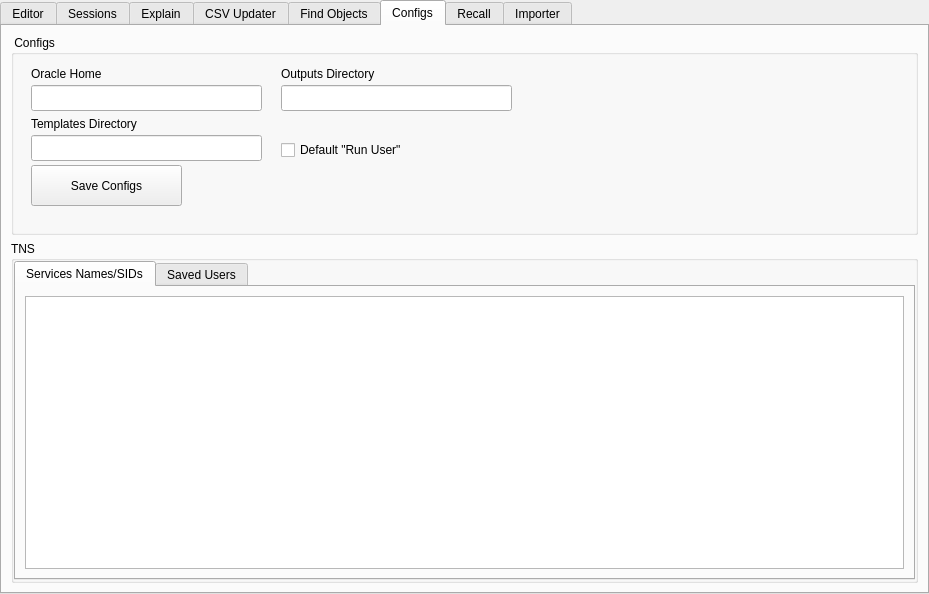
<?xml version="1.0" encoding="UTF-8"?>
<ui version="4.0">
 <class>d_editor</class>
 <widget class="QDialog" name="d_editor">
  <property name="geometry">
   <rect>
    <x>0</x>
    <y>0</y>
    <width>929</width>
    <height>594</height>
   </rect>
  </property>
  <property name="windowTitle">
   <string>Dialog</string>
  </property>
  <property name="modal">
   <bool>true</bool>
  </property>
  <layout class="QVBoxLayout" name="verticalLayout_10">
   <property name="spacing">
    <number>0</number>
   </property>
   <property name="leftMargin">
    <number>0</number>
   </property>
   <property name="topMargin">
    <number>0</number>
   </property>
   <property name="rightMargin">
    <number>0</number>
   </property>
   <property name="bottomMargin">
    <number>0</number>
   </property>
   <item>
    <widget class="QTabWidget" name="tabWidget">
     <property name="currentIndex">
      <number>5</number>
     </property>
     <widget class="QWidget" name="tab_editor">
      <attribute name="title">
       <string>Editor</string>
      </attribute>
      <layout class="QVBoxLayout" name="verticalLayout">
       <property name="spacing">
        <number>6</number>
       </property>
       <property name="leftMargin">
        <number>9</number>
       </property>
       <property name="topMargin">
        <number>9</number>
       </property>
       <property name="rightMargin">
        <number>9</number>
       </property>
       <property name="bottomMargin">
        <number>9</number>
       </property>
       <item>
        <widget class="QPlainTextEdit" name="mem_editor"/>
       </item>
      </layout>
     </widget>
     <widget class="QWidget" name="tab_session">
      <attribute name="title">
       <string>Sessions</string>
      </attribute>
      <layout class="QVBoxLayout">
       <property name="spacing">
        <number>6</number>
       </property>
       <property name="leftMargin">
        <number>9</number>
       </property>
       <property name="topMargin">
        <number>9</number>
       </property>
       <property name="rightMargin">
        <number>9</number>
       </property>
       <property name="bottomMargin">
        <number>9</number>
       </property>
       <item>
        <widget class="QFrame" name="frame">
         <property name="minimumSize">
          <size>
           <width>0</width>
           <height>30</height>
          </size>
         </property>
         <property name="frameShape">
          <enum>QFrame::Shape::Box</enum>
         </property>
         <property name="frameShadow">
          <enum>QFrame::Shadow::Raised</enum>
         </property>
         <layout class="QHBoxLayout" name="horizontalLayout">
          <property name="spacing">
           <number>0</number>
          </property>
          <property name="leftMargin">
           <number>0</number>
          </property>
          <property name="topMargin">
           <number>0</number>
          </property>
          <property name="rightMargin">
           <number>0</number>
          </property>
          <property name="bottomMargin">
           <number>0</number>
          </property>
          <item>
           <widget class="QPushButton" name="bt_sessions_exec">
            <property name="text">
             <string>view</string>
            </property>
           </widget>
          </item>
          <item>
           <widget class="QComboBox" name="cbo_sessions">
            <item>
             <property name="text">
              <string>ACTIVE</string>
             </property>
            </item>
            <item>
             <property name="text">
              <string>INACTIVE</string>
             </property>
            </item>
            <item>
             <property name="text">
              <string>%</string>
             </property>
            </item>
           </widget>
          </item>
          <item>
           <spacer name="horizontalSpacer">
            <property name="orientation">
             <enum>Qt::Orientation::Horizontal</enum>
            </property>
            <property name="sizeHint" stdset="0">
             <size>
              <width>40</width>
              <height>20</height>
             </size>
            </property>
           </spacer>
          </item>
         </layout>
        </widget>
       </item>
       <item>
        <widget class="QTreeWidget" name="tree_sessions">
         <property name="alternatingRowColors">
          <bool>true</bool>
         </property>
         <column>
          <property name="text">
           <string notr="true">1</string>
          </property>
         </column>
        </widget>
       </item>
       <item>
        <widget class="QPlainTextEdit" name="mem_sessions"/>
       </item>
      </layout>
     </widget>
     <widget class="QWidget" name="tab_explain">
      <attribute name="title">
       <string>Explain</string>
      </attribute>
      <layout class="QVBoxLayout" name="verticalLayout_4">
       <property name="spacing">
        <number>6</number>
       </property>
       <property name="leftMargin">
        <number>9</number>
       </property>
       <property name="topMargin">
        <number>9</number>
       </property>
       <property name="rightMargin">
        <number>9</number>
       </property>
       <property name="bottomMargin">
        <number>9</number>
       </property>
       <item>
        <widget class="QFrame" name="frame_3">
         <property name="minimumSize">
          <size>
           <width>0</width>
           <height>30</height>
          </size>
         </property>
         <property name="frameShape">
          <enum>QFrame::Shape::Box</enum>
         </property>
         <property name="frameShadow">
          <enum>QFrame::Shadow::Raised</enum>
         </property>
         <widget class="QPushButton" name="bt_explain">
          <property name="geometry">
           <rect>
            <x>1</x>
            <y>2</y>
            <width>80</width>
            <height>26</height>
           </rect>
          </property>
          <property name="text">
           <string>Run</string>
          </property>
         </widget>
        </widget>
       </item>
       <item>
        <widget class="QPlainTextEdit" name="mem_explain"/>
       </item>
       <item>
        <widget class="QTreeWidget" name="tree_explain">
         <property name="columnCount">
          <number>7</number>
         </property>
         <column>
          <property name="text">
           <string notr="true">1</string>
          </property>
         </column>
         <column>
          <property name="text">
           <string notr="true">2</string>
          </property>
         </column>
         <column>
          <property name="text">
           <string notr="true">3</string>
          </property>
         </column>
         <column>
          <property name="text">
           <string notr="true">4</string>
          </property>
         </column>
         <column>
          <property name="text">
           <string notr="true">5</string>
          </property>
         </column>
         <column>
          <property name="text">
           <string notr="true">6</string>
          </property>
         </column>
         <column>
          <property name="text">
           <string notr="true">7</string>
          </property>
         </column>
        </widget>
       </item>
      </layout>
     </widget>
     <widget class="QWidget" name="tab_csv_updater">
      <attribute name="title">
       <string>CSV Updater</string>
      </attribute>
      <layout class="QVBoxLayout" name="verticalLayout_5">
       <property name="spacing">
        <number>6</number>
       </property>
       <item>
        <widget class="QGroupBox" name="groupBox_5">
         <property name="minimumSize">
          <size>
           <width>0</width>
           <height>100</height>
          </size>
         </property>
         <property name="maximumSize">
          <size>
           <width>16777215</width>
           <height>100</height>
          </size>
         </property>
         <property name="title">
          <string>Options</string>
         </property>
         <widget class="QPushButton" name="bt_csv_of">
          <property name="geometry">
           <rect>
            <x>596</x>
            <y>64</y>
            <width>32</width>
            <height>26</height>
           </rect>
          </property>
          <property name="maximumSize">
           <size>
            <width>32</width>
            <height>16777215</height>
           </size>
          </property>
          <property name="text">
           <string>...</string>
          </property>
         </widget>
         <widget class="QPushButton" name="bt_csv_populate">
          <property name="geometry">
           <rect>
            <x>12</x>
            <y>32</y>
            <width>100</width>
            <height>26</height>
           </rect>
          </property>
          <property name="maximumSize">
           <size>
            <width>100</width>
            <height>16777215</height>
           </size>
          </property>
          <property name="text">
           <string>Populate</string>
          </property>
         </widget>
         <widget class="QCheckBox" name="chk_csv">
          <property name="geometry">
           <rect>
            <x>118</x>
            <y>33</y>
            <width>510</width>
            <height>24</height>
           </rect>
          </property>
          <property name="text">
           <string>First Line = Titles</string>
          </property>
         </widget>
         <widget class="QLineEdit" name="edt_csv_file">
          <property name="geometry">
           <rect>
            <x>12</x>
            <y>64</y>
            <width>578</width>
            <height>26</height>
           </rect>
          </property>
         </widget>
        </widget>
       </item>
       <item>
        <widget class="QFrame" name="frame_5">
         <property name="frameShape">
          <enum>QFrame::Shape::StyledPanel</enum>
         </property>
         <property name="frameShadow">
          <enum>QFrame::Shadow::Raised</enum>
         </property>
         <layout class="QHBoxLayout" name="horizontalLayout_3">
          <item>
           <widget class="QSplitter" name="splitter">
            <property name="orientation">
             <enum>Qt::Orientation::Horizontal</enum>
            </property>
            <widget class="QTableWidget" name="grid_csv">
             <property name="minimumSize">
              <size>
               <width>300</width>
               <height>0</height>
              </size>
             </property>
             <property name="maximumSize">
              <size>
               <width>300</width>
               <height>16777215</height>
              </size>
             </property>
             <property name="alternatingRowColors">
              <bool>true</bool>
             </property>
             <property name="columnCount">
              <number>1</number>
             </property>
             <column/>
            </widget>
            <widget class="QPlainTextEdit" name="mem_csv">
             <property name="font">
              <font>
               <family>Monospace</family>
              </font>
             </property>
             <property name="lineWrapMode">
              <enum>QPlainTextEdit::LineWrapMode::NoWrap</enum>
             </property>
             <property name="backgroundVisible">
              <bool>false</bool>
             </property>
            </widget>
           </widget>
          </item>
         </layout>
        </widget>
       </item>
      </layout>
     </widget>
     <widget class="QWidget" name="tab_find_objects">
      <attribute name="title">
       <string>Find Objects</string>
      </attribute>
      <layout class="QVBoxLayout" name="verticalLayout_3">
       <property name="spacing">
        <number>6</number>
       </property>
       <property name="leftMargin">
        <number>9</number>
       </property>
       <property name="topMargin">
        <number>9</number>
       </property>
       <property name="rightMargin">
        <number>9</number>
       </property>
       <property name="bottomMargin">
        <number>9</number>
       </property>
       <item>
        <widget class="QGroupBox" name="groupBox_4">
         <property name="minimumSize">
          <size>
           <width>0</width>
           <height>100</height>
          </size>
         </property>
         <property name="maximumSize">
          <size>
           <width>16777215</width>
           <height>100</height>
          </size>
         </property>
         <property name="title">
          <string>Filter</string>
         </property>
         <widget class="QCheckBox" name="chk_obj_table">
          <property name="geometry">
           <rect>
            <x>290</x>
            <y>30</y>
            <width>85</width>
            <height>24</height>
           </rect>
          </property>
          <property name="text">
           <string>TABLE</string>
          </property>
          <property name="checked">
           <bool>true</bool>
          </property>
         </widget>
         <widget class="QCheckBox" name="chk_obj_view">
          <property name="geometry">
           <rect>
            <x>290</x>
            <y>50</y>
            <width>85</width>
            <height>24</height>
           </rect>
          </property>
          <property name="text">
           <string>VIEW</string>
          </property>
          <property name="checked">
           <bool>true</bool>
          </property>
         </widget>
         <widget class="QCheckBox" name="chk_obj_package">
          <property name="geometry">
           <rect>
            <x>390</x>
            <y>30</y>
            <width>85</width>
            <height>24</height>
           </rect>
          </property>
          <property name="text">
           <string>PACKAGE</string>
          </property>
          <property name="checked">
           <bool>true</bool>
          </property>
         </widget>
         <widget class="QCheckBox" name="chk_obj_trigger">
          <property name="geometry">
           <rect>
            <x>290</x>
            <y>70</y>
            <width>85</width>
            <height>24</height>
           </rect>
          </property>
          <property name="text">
           <string>TRIGGER</string>
          </property>
          <property name="checked">
           <bool>true</bool>
          </property>
         </widget>
         <widget class="QCheckBox" name="chk_obj_procedure">
          <property name="geometry">
           <rect>
            <x>390</x>
            <y>70</y>
            <width>131</width>
            <height>24</height>
           </rect>
          </property>
          <property name="text">
           <string>PROCEDURE</string>
          </property>
          <property name="checked">
           <bool>true</bool>
          </property>
         </widget>
         <widget class="QCheckBox" name="chk_obj_funcion">
          <property name="geometry">
           <rect>
            <x>390</x>
            <y>50</y>
            <width>85</width>
            <height>24</height>
           </rect>
          </property>
          <property name="text">
           <string>FUNCTION</string>
          </property>
          <property name="checked">
           <bool>true</bool>
          </property>
         </widget>
         <widget class="QLineEdit" name="edt_objetos">
          <property name="geometry">
           <rect>
            <x>13</x>
            <y>53</y>
            <width>241</width>
            <height>26</height>
           </rect>
          </property>
         </widget>
         <widget class="QLabel" name="label_3">
          <property name="geometry">
           <rect>
            <x>13</x>
            <y>33</y>
            <width>91</width>
            <height>18</height>
           </rect>
          </property>
          <property name="text">
           <string>Object Name</string>
          </property>
         </widget>
         <widget class="QPushButton" name="bt_obj_viewcode">
          <property name="geometry">
           <rect>
            <x>620</x>
            <y>40</y>
            <width>161</width>
            <height>41</height>
           </rect>
          </property>
          <property name="text">
           <string>View Code (DDL)</string>
          </property>
         </widget>
         <widget class="QCheckBox" name="chk_obj_sequence">
          <property name="geometry">
           <rect>
            <x>510</x>
            <y>50</y>
            <width>85</width>
            <height>24</height>
           </rect>
          </property>
          <property name="text">
           <string>SEQUENCE</string>
          </property>
          <property name="checked">
           <bool>true</bool>
          </property>
         </widget>
        </widget>
       </item>
       <item>
        <widget class="QTableWidget" name="grid_objetos">
         <property name="alternatingRowColors">
          <bool>true</bool>
         </property>
        </widget>
       </item>
      </layout>
     </widget>
     <widget class="QWidget" name="tab_config">
      <attribute name="title">
       <string>Configs</string>
      </attribute>
      <layout class="QVBoxLayout" name="verticalLayout_2">
       <item>
        <widget class="QGroupBox" name="groupBox_3">
         <property name="minimumSize">
          <size>
           <width>0</width>
           <height>200</height>
          </size>
         </property>
         <property name="maximumSize">
          <size>
           <width>16777215</width>
           <height>200</height>
          </size>
         </property>
         <property name="title">
          <string> Configs</string>
         </property>
         <widget class="QLabel" name="label">
          <property name="geometry">
           <rect>
            <x>20</x>
            <y>30</y>
            <width>121</width>
            <height>18</height>
           </rect>
          </property>
          <property name="text">
           <string>Oracle Home</string>
          </property>
         </widget>
         <widget class="QLineEdit" name="edt_cfg_oracle_dir">
          <property name="geometry">
           <rect>
            <x>20</x>
            <y>50</y>
            <width>231</width>
            <height>26</height>
           </rect>
          </property>
         </widget>
         <widget class="QLabel" name="label_2">
          <property name="geometry">
           <rect>
            <x>20</x>
            <y>80</y>
            <width>161</width>
            <height>18</height>
           </rect>
          </property>
          <property name="text">
           <string>Templates Directory</string>
          </property>
         </widget>
         <widget class="QLineEdit" name="edt_cfg_template_dir">
          <property name="geometry">
           <rect>
            <x>20</x>
            <y>100</y>
            <width>231</width>
            <height>26</height>
           </rect>
          </property>
         </widget>
         <widget class="QCheckBox" name="chk_cfg_run_user">
          <property name="geometry">
           <rect>
            <x>270</x>
            <y>103</y>
            <width>191</width>
            <height>24</height>
           </rect>
          </property>
          <property name="text">
           <string>Default &quot;Run User&quot; </string>
          </property>
         </widget>
         <widget class="QPushButton" name="bt_cfg_salvar">
          <property name="geometry">
           <rect>
            <x>20</x>
            <y>130</y>
            <width>151</width>
            <height>41</height>
           </rect>
          </property>
          <property name="text">
           <string>Save Configs</string>
          </property>
         </widget>
         <widget class="QLabel" name="label_5">
          <property name="geometry">
           <rect>
            <x>270</x>
            <y>30</y>
            <width>161</width>
            <height>18</height>
           </rect>
          </property>
          <property name="text">
           <string>Outputs Directory</string>
          </property>
         </widget>
         <widget class="QLineEdit" name="edt_cfg_output_dir">
          <property name="geometry">
           <rect>
            <x>270</x>
            <y>50</y>
            <width>231</width>
            <height>26</height>
           </rect>
          </property>
         </widget>
        </widget>
       </item>
       <item>
        <widget class="QGroupBox" name="groupBox">
         <property name="minimumSize">
          <size>
           <width>0</width>
           <height>0</height>
          </size>
         </property>
         <property name="maximumSize">
          <size>
           <width>16777215</width>
           <height>16777215</height>
          </size>
         </property>
         <property name="title">
          <string>TNS</string>
         </property>
         <property name="flat">
          <bool>false</bool>
         </property>
         <layout class="QVBoxLayout" name="verticalLayout_7">
          <property name="spacing">
           <number>0</number>
          </property>
          <property name="leftMargin">
           <number>0</number>
          </property>
          <property name="topMargin">
           <number>0</number>
          </property>
          <property name="rightMargin">
           <number>0</number>
          </property>
          <property name="bottomMargin">
           <number>0</number>
          </property>
          <item>
           <widget class="QTabWidget" name="tabWidget_2">
            <property name="currentIndex">
             <number>0</number>
            </property>
            <widget class="QWidget" name="tab_cfg_services_names">
             <attribute name="title">
              <string>Services Names/SIDs</string>
             </attribute>
             <layout class="QVBoxLayout" name="verticalLayout_8">
              <item>
               <widget class="QPlainTextEdit" name="mem_cfg_tns">
                <property name="font">
                 <font>
                  <family>Monospace</family>
                  <pointsize>10</pointsize>
                 </font>
                </property>
                <property name="lineWrapMode">
                 <enum>QPlainTextEdit::LineWrapMode::NoWrap</enum>
                </property>
               </widget>
              </item>
             </layout>
            </widget>
            <widget class="QWidget" name="tab_cfg_users_saved">
             <attribute name="title">
              <string>Saved Users</string>
             </attribute>
             <layout class="QVBoxLayout" name="verticalLayout_9">
              <item>
               <widget class="QPlainTextEdit" name="mem_cfg_tns_saved">
                <property name="font">
                 <font>
                  <family>Monospace</family>
                  <pointsize>10</pointsize>
                 </font>
                </property>
                <property name="lineWrapMode">
                 <enum>QPlainTextEdit::LineWrapMode::NoWrap</enum>
                </property>
               </widget>
              </item>
             </layout>
            </widget>
           </widget>
          </item>
         </layout>
        </widget>
       </item>
      </layout>
     </widget>
     <widget class="QWidget" name="tab_recall">
      <attribute name="title">
       <string>Recall</string>
      </attribute>
      <layout class="QVBoxLayout" name="verticalLayout_6">
       <item>
        <widget class="QGroupBox" name="groupBox_6">
         <property name="minimumSize">
          <size>
           <width>0</width>
           <height>100</height>
          </size>
         </property>
         <property name="maximumSize">
          <size>
           <width>16777215</width>
           <height>100</height>
          </size>
         </property>
         <property name="title">
          <string>Filter Query</string>
         </property>
         <widget class="QLabel" name="label_4">
          <property name="geometry">
           <rect>
            <x>160</x>
            <y>30</y>
            <width>81</width>
            <height>18</height>
           </rect>
          </property>
          <property name="text">
           <string>type text:</string>
          </property>
         </widget>
         <widget class="QLineEdit" name="edt_recall">
          <property name="geometry">
           <rect>
            <x>160</x>
            <y>50</y>
            <width>301</width>
            <height>26</height>
           </rect>
          </property>
          <property name="text">
           <string>%</string>
          </property>
         </widget>
         <widget class="QLabel" name="label_6">
          <property name="geometry">
           <rect>
            <x>10</x>
            <y>30</y>
            <width>81</width>
            <height>18</height>
           </rect>
          </property>
          <property name="text">
           <string>database:</string>
          </property>
         </widget>
         <widget class="QLineEdit" name="edt_recall_database">
          <property name="geometry">
           <rect>
            <x>10</x>
            <y>50</y>
            <width>131</width>
            <height>26</height>
           </rect>
          </property>
          <property name="text">
           <string>%</string>
          </property>
         </widget>
        </widget>
       </item>
       <item>
        <widget class="QTableWidget" name="grid_recall">
         <property name="alternatingRowColors">
          <bool>true</bool>
         </property>
         <property name="wordWrap">
          <bool>false</bool>
         </property>
         <column>
          <property name="text">
           <string>Date</string>
          </property>
         </column>
         <column>
          <property name="text">
           <string>Database</string>
          </property>
         </column>
         <column>
          <property name="text">
           <string>SQL</string>
          </property>
         </column>
        </widget>
       </item>
       <item>
        <widget class="QPlainTextEdit" name="mem_recall"/>
       </item>
      </layout>
     </widget>
     <widget class="QWidget" name="tab_importer">
      <attribute name="title">
       <string>Importer</string>
      </attribute>
      <layout class="QVBoxLayout" name="verticalLayout_11">
       <item>
        <widget class="QGroupBox" name="groupBox_7">
         <property name="minimumSize">
          <size>
           <width>0</width>
           <height>100</height>
          </size>
         </property>
         <property name="maximumSize">
          <size>
           <width>16777215</width>
           <height>100</height>
          </size>
         </property>
         <property name="title">
          <string>Filter</string>
         </property>
        </widget>
       </item>
       <item>
        <widget class="QPlainTextEdit" name="mem_sessions_2"/>
       </item>
       <item>
        <widget class="QTableWidget" name="grid_objetos_2">
         <property name="alternatingRowColors">
          <bool>true</bool>
         </property>
        </widget>
       </item>
      </layout>
     </widget>
    </widget>
   </item>
  </layout>
 </widget>
 <resources/>
 <connections/>
</ui>
